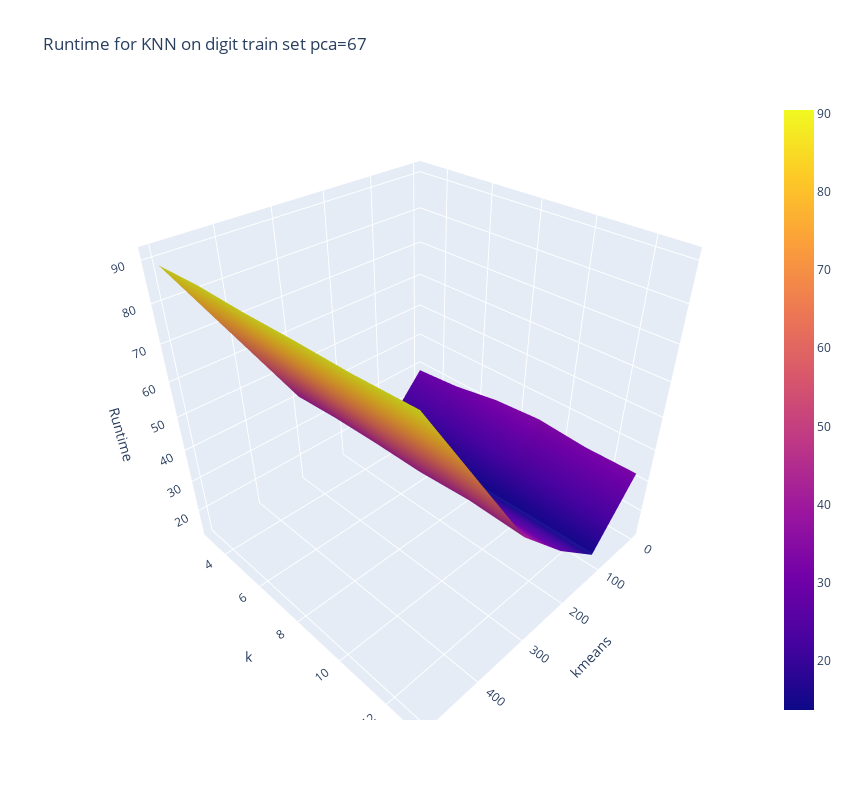

The code cell stored with this chart in its notebook:
### Code cell
# for pca in df_knn_test['PCA_components'].unique():
#     plot_kmeans_k_vs_runtime(df_knn_train, 'Runtime for KNN on digit train set', pca)

plot_kmeans_k_vs_runtime(df_knn_train, 'Runtime for KNN on digit train set', 67)
plot_kmeans_vs_runtime_f1(df_knn_train, 'KNN for digit on train set, averaged k', 67)

### Figure 1 — Plotly figure (JSON) as saved in the notebook; plotly's stock layout.template omitted (floating-point values rounded to 4 significant figures)
{"data": [{"type": "surface", "x": [[0, 100, 200, 300, 500], [0, 100, 200, 300, 500], [0, 100, 200, 300, 500], [0, 100, 200, 300, 500], [0, 100, 200, 300, 500], [0, 100, 200, 300, 500]], "y": [[3, 3, 3, 3, 3], [5, 5, 5, 5, 5], [7, 7, 7, 7, 7], [9, 9, 9, 9, 9], [11, 11, 11, 11, 11], [13, 13, 13, 13, 13]], "z": [[28.99, 13.73, 26.14, 41.18, 88.86], [30.12, 14.04, 26.57, 42.01, 89.53], [32.58, 14.24, 26.95, 42.27, 89.45], [33.64, 14.46, 27.11, 42.2, 89.77], [32.47, 14.8, 27.29, 43.16, 89.85], [32.56, 14.95, 27.51, 42.75, 90.46]]}], "layout": {"height": 800, "scene": {"camera": {"center": {"x": 0, "y": 0, "z": 0}, "eye": {"x": 1.25, "y": 1.25, "z": 1.25}, "up": {"x": 0, "y": 0, "z": 1}}, "xaxis": {"title": {"text": "kmeans"}}, "yaxis": {"title": {"text": "k"}}, "zaxis": {"title": {"text": "Runtime"}}}, "title": {"text": "Runtime for KNN on digit train set pca=67"}, "width": 850}}
